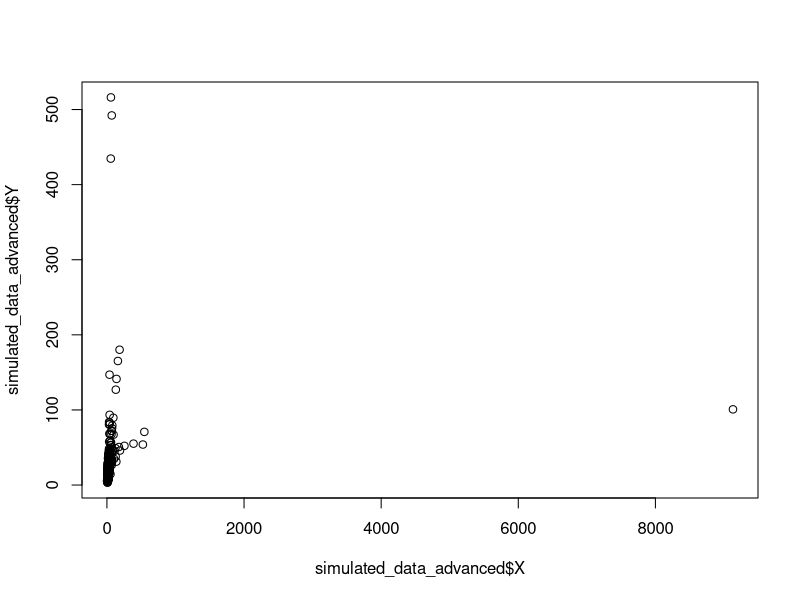

Generate this figure with R:

# The fork
normal_fork <- function(N){
  X1 = rnorm(N,0,1)
  X2 = rnorm(N,X1,1)
  X3 = rnorm(N,X1,1)
  df <- data.frame(X1, X2, X3)
  return(df)
}

# The fork non-linear normal error
non_lin_fork <- function(N){
  X1 = rnorm(N,1,1)
  X2 = cos(X1)  + rnorm(N,0,0.1)
  X3 = log(abs(X1)) + rnorm(N,0,0.5)
  df <- data.frame(X1,X2,X3)
  return(df)
}

# Four variable DAG interaction with uniform error
uniform_noise <- function(N) {
  X1 = rnorm(N, 0, 1)
  X2 = rnorm(N, 0, 1)
  X3 = X2 + X1 + X2 * X1 + runif(N, min=-2, max=2) 
  X4 = X2 + X1 + X2 * X1 + runif(N, min=-2, max=2)
  df <- data.frame(X1, X2, X3, X4)
  return(df)
}

# Four variable DAG interaction with exponential error
exponential_adjusted <- function(N) {
  X1 = rnorm(N, 0, 1)
  X2 = rnorm(N, 0, 1)
  rate_param = 1
  X3 = X2 + X1 + X2 * X1 + rexp(N, rate = rate_param) - (1 / rate_param)
  X4 = X2 + X1 + X2 * X1 + rexp(N, rate = rate_param) - (1 / rate_param)
  df <- data.frame(X1, X2, X3, X4)
  return(df)
}

# Four variable DAG interaction with poisson error
poisson_adjusted <- function(N){
  X1 = rnorm(N,0,1)
  X2 = rnorm(N,0,1)
  X3 = exp(X2*X1) + (rpois(N, lambda = 3)-3)
  X4 = X2*X1  + (rpois(N, lambda = 3)-3)
  df <- data.frame(X1,X2,X3,X4)
  return(df)
}


# Five var DAG with different data types
diff_data_types <- function(N) {
  X1 <- rnorm(N)
  X2 <- rnorm(N,exp(X1),1) 
  x3b1 <- X1 + X2 - X1*X2
  x3b2 <- X1 + X2 + X1*X2
  x3p1 <- 1/(1+exp(x3b1) + exp(x3b2))
  x3p2 <- exp(x3b1) /(1+exp(x3b1) + exp(x3b2))
  random <- runif(N,0, 1)
  X3 <- ifelse(random < x3p1, 1, ifelse(random < x3p1 + x3p2,2,3))
  X4 <- X1 - X2 + X1*X2  + rnorm(N)
  x5b1 = X4 - X3  
  x5p1 = 1/(1+exp(x5b1))
  random = runif(N,0,1)
  X5 = ifelse(random < x5p1, 0, 1)
  df <- data.frame(X1,X2,X3,X4,X5)
  hist(X5)
  return(df)
}

# 22 variable DAG with random noise variables randomly influencing X and Y
simulate_Z_effects_advanced <- function(N) {
  Z <- data.frame(matrix(ncol = 20, nrow = N))
  names(Z) <- paste0("Z", 1:20)
  
  error_functions <- list(
    normal = function(n) rnorm(n, mean = 0, sd = 1),
    uniform = function(n) runif(n, min = -2, max = 2),
    exp_adjusted = function(n) rexp(n, rate = 1) - 1 # Adjusted to have mean 0
  )

  for (i in 1:20) {
    error_type <- sample(names(error_functions), 1) # Randomly select an error type
    Z[, i] <- error_functions[[error_type]](N)
  }
  
  relationship_types <- c("linear", "quadratic", "exponential")
  
  X <- rep(0, N)
  Y <- rep(0, N)
  
  for (i in 1:20) {
    rel_type_X <- sample(relationship_types, 1)
    rel_type_Y <- sample(relationship_types, 1)
    
    if (rel_type_X == "linear") {
      X <- X + Z[,i]
    } else if (rel_type_X == "quadratic") {
      X <- X + (Z[,i]^2)
    } else if (rel_type_X == "exponential") {
      X <- X + exp(Z[,i])
    }
    
    if (rel_type_Y == "linear") {
      Y <- Y + Z[,i]
    } else if (rel_type_Y == "quadratic") {
      Y <- Y + (Z[,i]^2)
    } else if (rel_type_Y == "exponential") {
      Y <- Y + exp(Z[,i])
    }
  }
  
  X <- X + rnorm(N,0,1)
  Y <- Y + rnorm(N,0,1)
  
  df <- data.frame(cbind(Z, X = X, Y = Y))
  
  return(df)
}













simulated_data_advanced <- data.frame(simulate_Z_effects_advanced(1000))
head(simulated_data_advanced)
simulated_data_advanced$X
simulated_data_advanced$Y
plot(simulated_data_advanced$X, simulated_data_advanced$Y)
